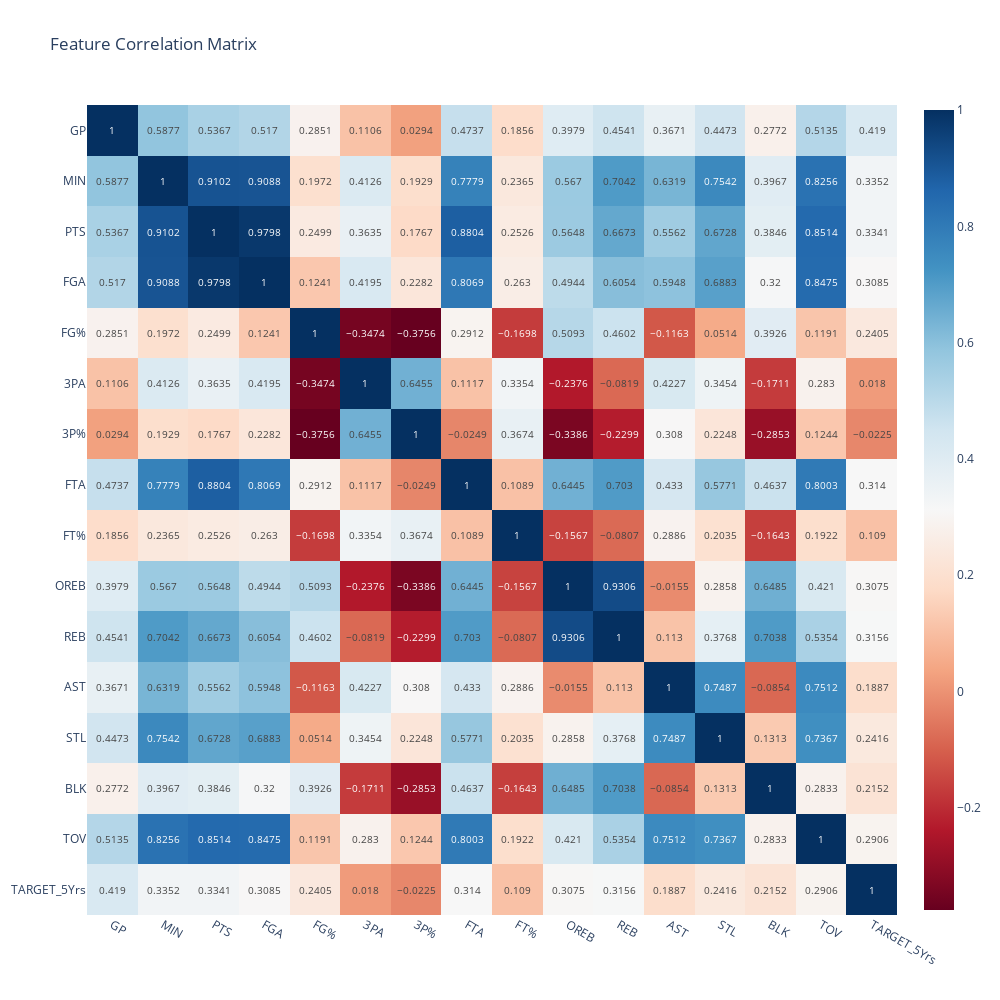

The cell this chart's notebook holds for it:
### Markdown cell above
Some redundancy introduced in this dataset : <br> 
1) $OREB+DREB\approx REB$ (approximate due to rounding errors)
2) $3P\%\approx\frac{3P Made}{3PA}$
3) $FP\%\approx\frac{FPM}{FPA}$
4) $FT\%\approx\frac{FTM}{FTA}$

Plots and relations above help us checking value are coherent (OREB <= REB, 3P Made <= 3PA ...). <br>
Looking at distribs we decide to remove FGM, 3P Made, FTM and DREB.

### Code cell
# Filtering redundancy
col_to_drop = ["FGM","3P Made","FTM","DREB"]
df = df.drop(columns=col_to_drop)

# Feature correlation (V2)

corr_matrix = round(df.corr(numeric_only=True),4)
corr_matrix

import plotly.express as px

fig_corr = px.imshow(
    corr_matrix,
    text_auto=True,
    color_continuous_scale='RdBu',
    title="Feature Correlation Matrix"
)
fig_corr.update_layout(width=1000, height=1000)
fig_corr.show()

### Figure 1 — Plotly figure (JSON) as saved in the notebook; plotly's stock layout.template omitted (floating-point values rounded to 4 significant figures; data arrays with more than 128 entries replaced by an {"elided": "..."} marker saying what was removed)
{"data": [{"coloraxis": "coloraxis", "hovertemplate": "x: %{x}<br>y: %{y}<br>color: %{z}<extra></extra>", "name": "0", "texttemplate": "%{z}", "type": "heatmap", "x": ["GP", "MIN", "PTS", "FGA", "FG%", "3PA", "3P%", "FTA", "FT%", "OREB", "REB", "AST", "STL", "BLK", "TOV", "TARGET_5Yrs"], "xaxis": "x", "y": ["GP", "MIN", "PTS", "FGA", "FG%", "3PA", "3P%", "FTA", "FT%", "OREB", "REB", "AST", "STL", "BLK", "TOV", "TARGET_5Yrs"], "yaxis": "y", "z": {"elided": "16x16 float values"}}], "layout": {"coloraxis": {"colorscale": [[0, "rgb(103,0,31)"], [0.1, "rgb(178,24,43)"], [0.2, "rgb(214,96,77)"], [0.3, "rgb(244,165,130)"], [0.4, "rgb(253,219,199)"], [0.5, "rgb(247,247,247)"], [0.6, "rgb(209,229,240)"], [0.7, "rgb(146,197,222)"], [0.8, "rgb(67,147,195)"], [0.9, "rgb(33,102,172)"], [1, "rgb(5,48,97)"]]}, "height": 1000, "title": {"text": "Feature Correlation Matrix"}, "width": 1000, "xaxis": {"anchor": "y", "constrain": "domain", "domain": [0, 1], "scaleanchor": "y"}, "yaxis": {"anchor": "x", "autorange": "reversed", "constrain": "domain", "domain": [0, 1]}}}
